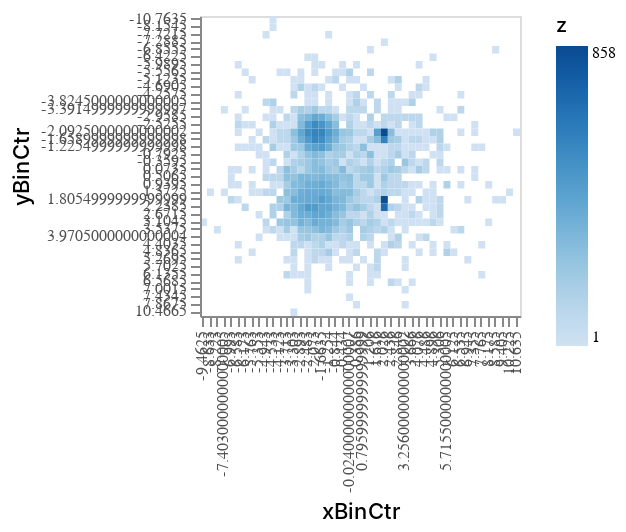

The notebook cell saved with this chart:
### Code cell
# Altair Rendering Cost
import altair as alt
chart = alt.Chart(no0result).mark_rect().encode(
    x=alt.X('xBinCtr', type='ordinal'),
    y=alt.Y('yBinCtr', type='ordinal'),
    color = alt.Color('z',type='quantitative', scale=alt.Scale(scheme='blues',type="log"))
)
chart = chart.configure_mark(tooltip=alt.TooltipContent('encoding')) # Setting tooltip as non-null
chart = chart.interactive() # Enable Zooming and Panning

chart = chart.configure_title(fontWeight=500,fontSize=13,font='Helvetica Neue')
chart = chart.configure_axis(titleFontWeight=500,titleFontSize=11,titleFont='Helvetica Neue',
			labelFontWeight=400,labelFontSize=8,labelFont='Helvetica Neue',labelColor='#505050')
chart = chart.configure_legend(titleFontWeight=500,titleFontSize=10,titleFont='Helvetica Neue',
			labelFontWeight=400,labelFontSize=8,labelFont='Helvetica Neue')
chart = chart.properties(width=160,height=150)

chart

### Figure 1 — Vega-Lite specification as saved in the notebook (floating-point values rounded to 4 significant figures; data arrays with more than 128 entries replaced by an {"elided": "..."} marker saying what was removed)
{"config": {"view": {"continuousWidth": 400, "continuousHeight": 300}, "axis": {"labelColor": "#505050", "labelFont": "Helvetica Neue", "labelFontSize": 8, "labelFontWeight": 400, "titleFont": "Helvetica Neue", "titleFontSize": 11, "titleFontWeight": 500}, "legend": {"labelFont": "Helvetica Neue", "labelFontSize": 8, "labelFontWeight": 400, "titleFont": "Helvetica Neue", "titleFontSize": 10, "titleFontWeight": 500}, "mark": {"tooltip": {"content": "encoding"}}, "title": {"font": "Helvetica Neue", "fontSize": 13, "fontWeight": 500}}, "data": {"name": "data-1603ff01a346de8aa2257a851c9e6427"}, "mark": "rect", "encoding": {"color": {"type": "quantitative", "field": "z", "scale": {"scheme": "blues", "type": "log"}}, "x": {"type": "ordinal", "field": "xBinCtr"}, "y": {"type": "ordinal", "field": "yBinCtr"}}, "height": 150, "selection": {"selector011": {"type": "interval", "bind": "scales", "encodings": ["x", "y"]}}, "width": 160, "$schema": "https://vega.github.io/schema/vega-lite/v4.0.2.json", "datasets": {"data-1603ff01a346de8aa2257a851c9e6427": {"elided": "594 records"}}}
